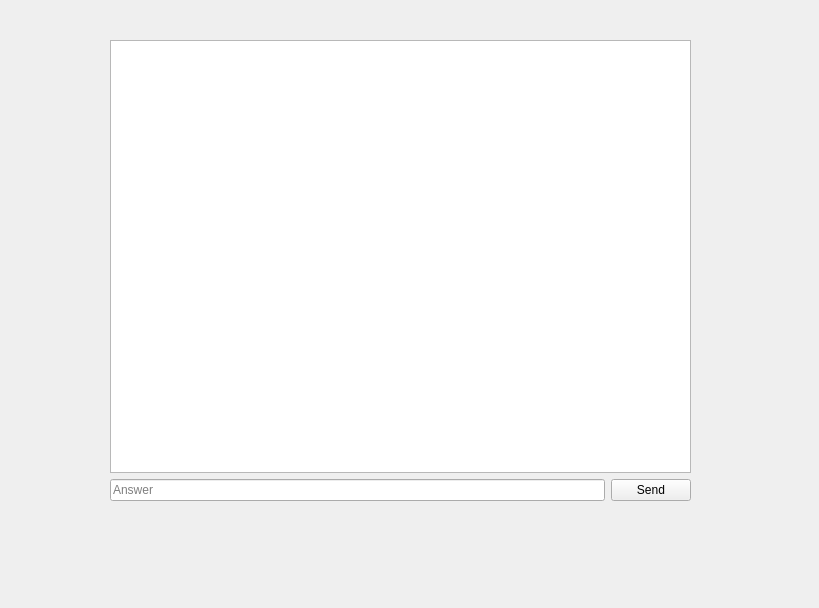
<?xml version="1.0" encoding="UTF-8"?>
<ui version="4.0">
 <class>FormTask</class>
 <widget class="QWidget" name="FormTask">
  <property name="geometry">
   <rect>
    <x>0</x>
    <y>0</y>
    <width>819</width>
    <height>608</height>
   </rect>
  </property>
  <property name="windowTitle">
   <string>Form</string>
  </property>
  <widget class="QWidget" name="verticalLayoutWidget">
   <property name="geometry">
    <rect>
     <x>110</x>
     <y>40</y>
     <width>581</width>
     <height>461</height>
    </rect>
   </property>
   <layout class="QVBoxLayout" name="verticalLayout">
    <item>
     <widget class="QTextBrowser" name="task"/>
    </item>
    <item>
     <layout class="QHBoxLayout" name="horizontalLayout">
      <item>
       <widget class="QLineEdit" name="Answer">
        <property name="placeholderText">
         <string>Answer</string>
        </property>
       </widget>
      </item>
      <item>
       <widget class="QPushButton" name="Send">
        <property name="text">
         <string>Send</string>
        </property>
       </widget>
      </item>
     </layout>
    </item>
   </layout>
  </widget>
 </widget>
 <resources/>
 <connections/>
</ui>
